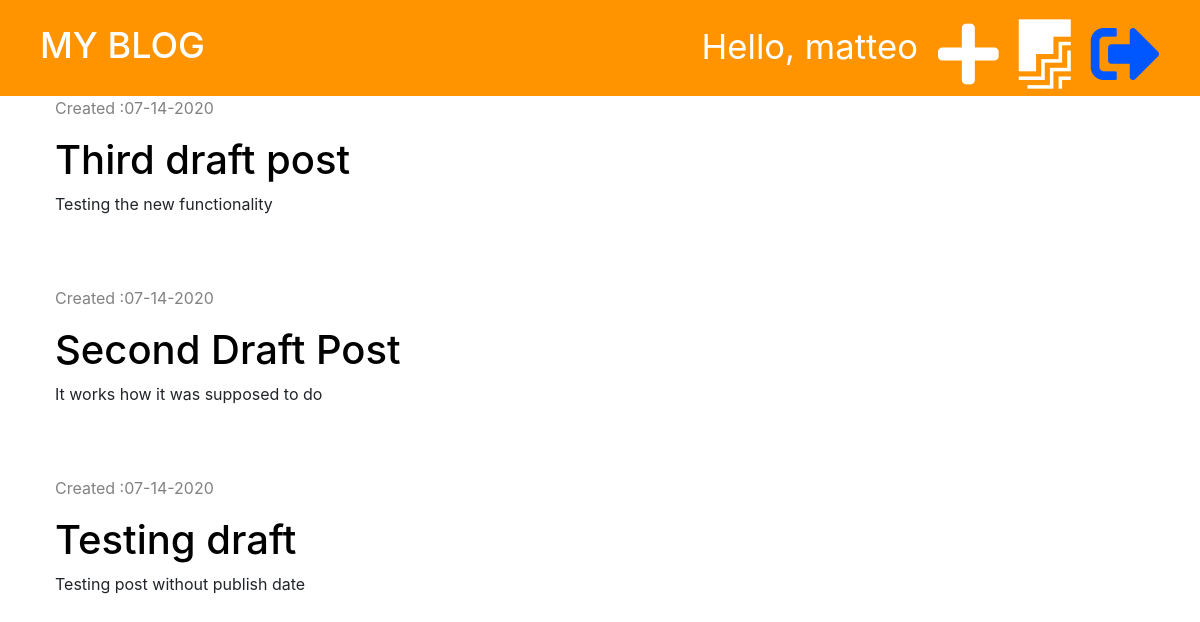
Page /drafts/ (signed in) on the committed database.
### blog/models.py (models this page shows, shortened)
class Post(models.Model):
    author = models.ForeignKey('auth.User', on_delete= models.CASCADE)
    title =  models.CharField(max_length = 200)
    text = models. TextField(  )
    created_date = models.DateTimeField(default= timezone.now)
    published_date = models.DateTimeField(blank = True, null=True)

### blog/views.py (the view)
# urls.py: path('drafts/', views.post_draft_list, name='post_draft_list'),
@login_required
def post_draft_list(request):
    posts = Post.objects.filter(published_date__isnull=True).order_by('-created_date')
    stuff_for_frontend = {'posts': posts}
    return render(request, 'blog/post_draft_list.html', stuff_for_frontend)

### blog/templates/blog/post_draft_list.html (shortened to what this page needs)
{% extends 'blog/base.html' %}
{% block content %}
    {% for post in posts %}
    <div class="post">
        <div class="date">
            <p> Created :{{post.created_date | date:'m-d-Y'}}</p>
        </div>
        <h1><a href="{% url 'post_detail' pk=post.pk %}">{{ post.title}}</a></h1>
        <p>{{post.text | truncatechars:50 | linebreaksbr}}</p>
    </div>
    {% endfor %}
{% endblock %}

### blog/templates/blog/base.html (shortened to what this page needs)
{% load static %}
<!DOCTYPE html>
<html lang="en">
<head>
    <link rel="stylesheet" href="https://stackpath.bootstrapcdn.com/bootstrap/4.5.0/css/bootstrap.min.css">
    <link rel="stylesheet" href="{% static 'blog/styles.css' %}">
    <link rel="stylesheet" href="https://use.fontawesome.com/releases/v5.13.1/css/all.css">
</head>
<body>
    <div class="page-header">
        {% if user.is_authenticated %}
            <a href="{% url 'logout' %}" class="top-menu"><i class="fas fa-sign-out-alt fa-2x"></i></a>
            <a href="{% url 'post_draft_list' %}" class="top-menu"><i class="fab fa-firstdraft fa-2x"></i></a>
            <a href="{% url 'post_new' %}" class="top-menu"><i class="fas fa-plus fa-2x""></i></a>
            <p class="top-menu">Hello, {{user.username}}</p>
        {% else %}
            <a href="{% url 'login' %}" class="top-menu"><i class="fas fa-sign-in-alt fa-2x"></i></a>
        {% endif %}
        <h1><a href="{% url 'post_list' %}">MY BLOG</a> </h1>
    </div>
    <div class="content container">
        <div class="row">
            <div class="col-md-8">
                {% block content %}
                {% endblock %}
            </div>
        </div>
    </div>
</body>
</html>

### blog/static/blog/styles.css (style rules this page uses)
.page-header { background-color: #ff9400; margin-top: 0; padding: 20px 20px 20px 40px; }
.page-header h1 a { color: #fff; font-size: 36px; text-decoration: none; }
.content { margin-left: 40px; }
.date { color: #828282; }
.post { margin-bottom: 70px; }
.post h1 a { color: #000000; }
.top-menu { color: #ffffff; float: right; font-size: 26pt; margin-right: 20px; }
.fa-sign-out-alt { color: #0056ff; }

### rows in the picture
Post: created_date "07-14-2020", title "Third draft post", text "Testing the new functionality"
Post: created_date "07-14-2020", title "Second Draft Post", text "It works how it was supposed to do"
Post: created_date "07-14-2020", title "Testing draft", text "Testing post without publish date"

### other values in the picture
{{ user.username }} "matteo"
